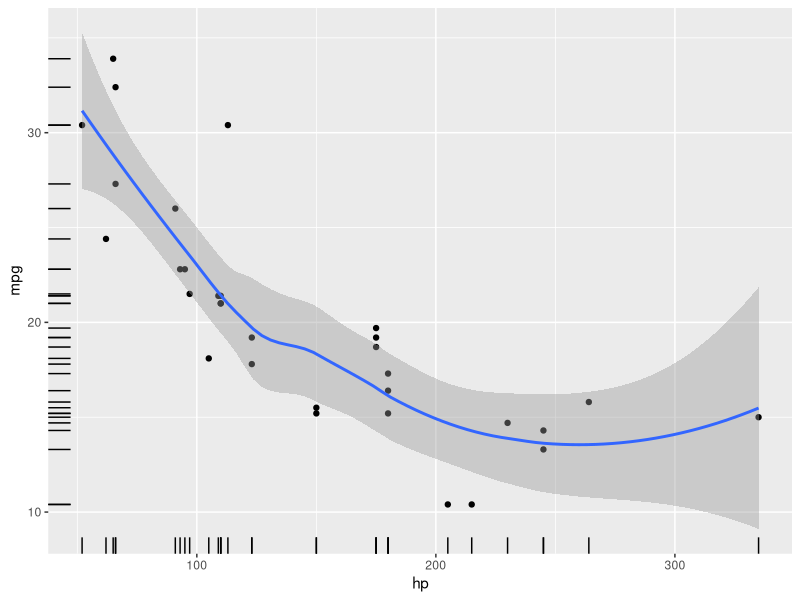
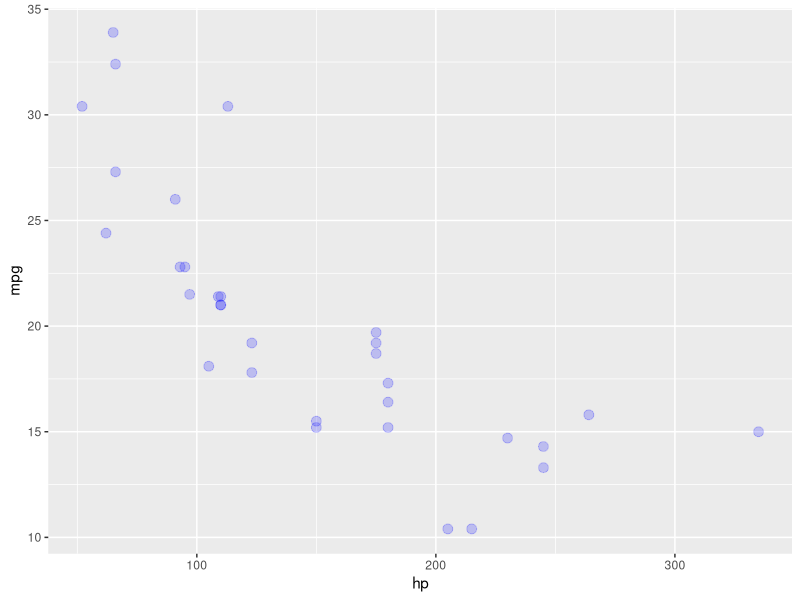
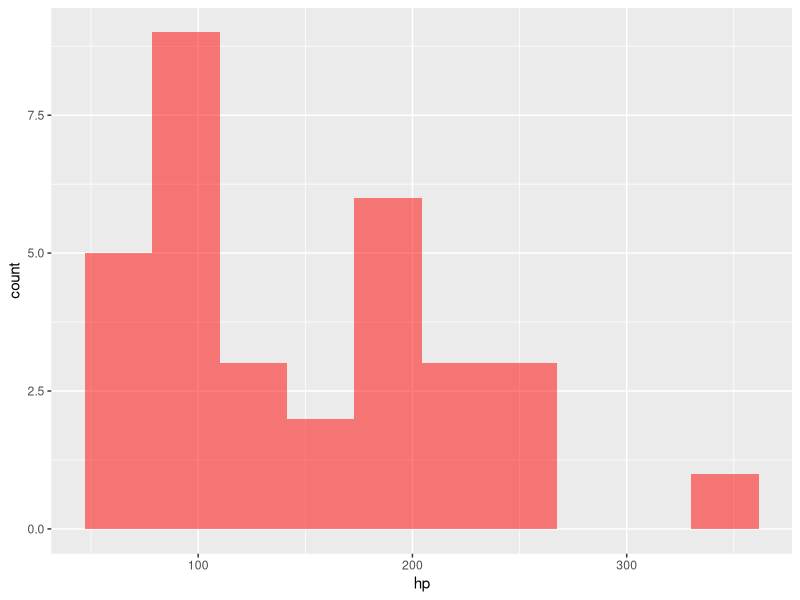
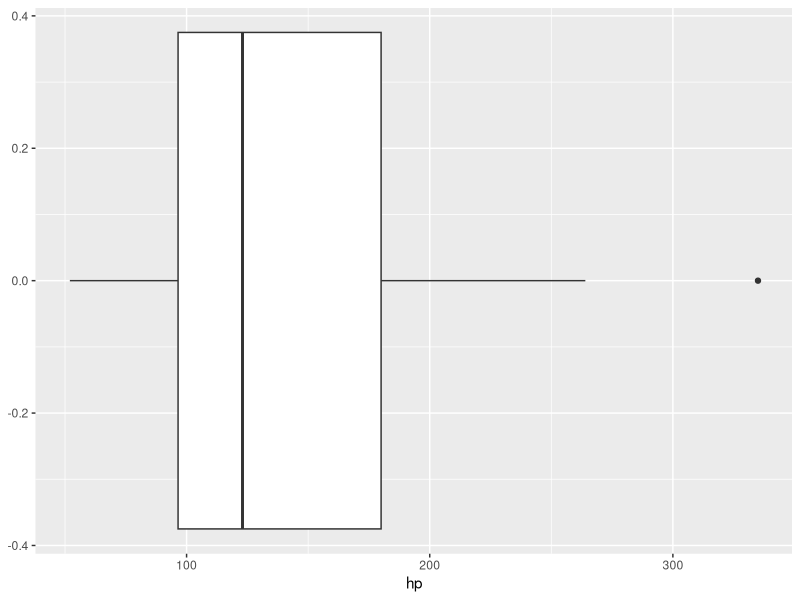
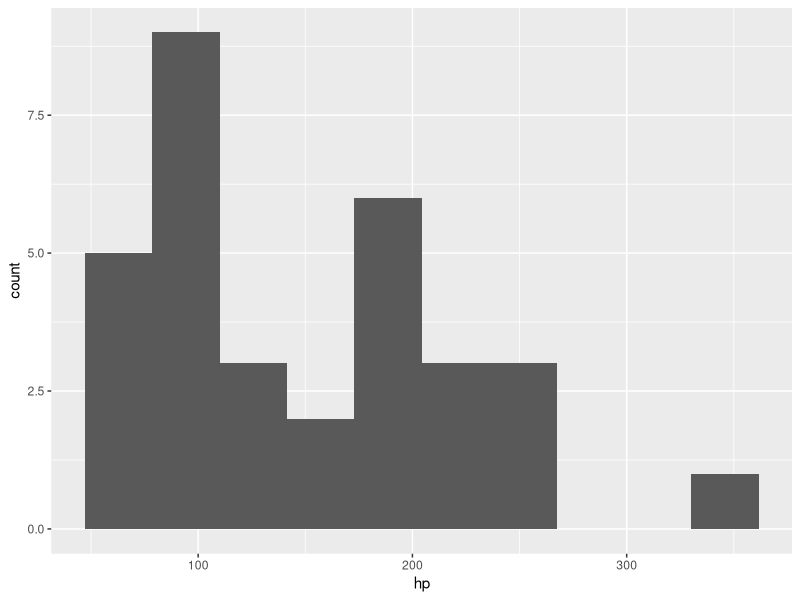
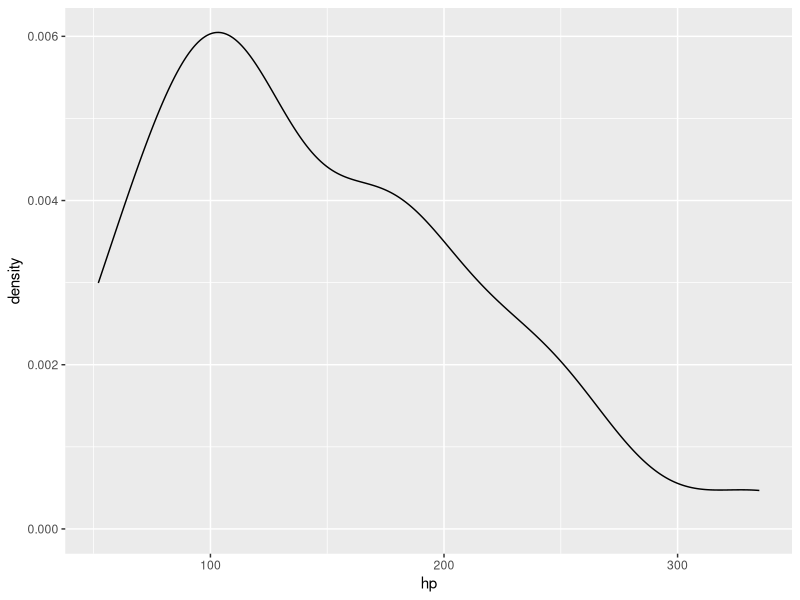
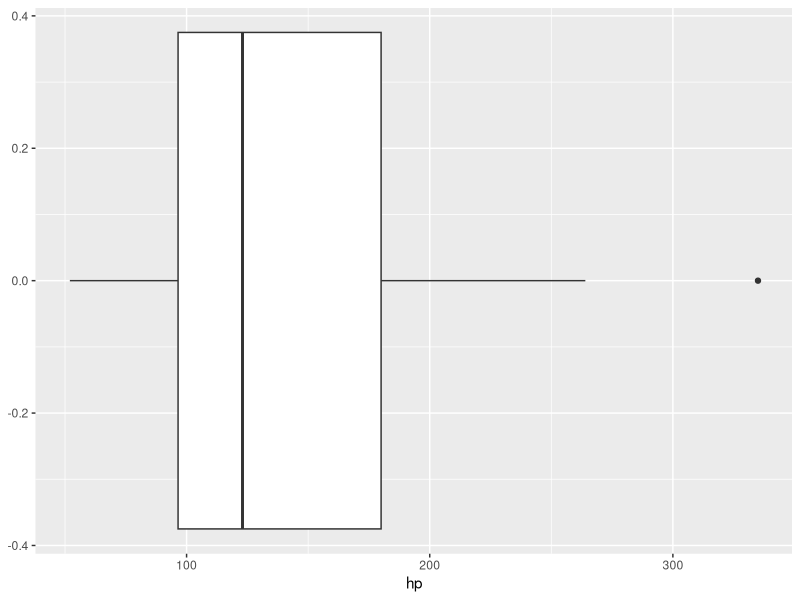
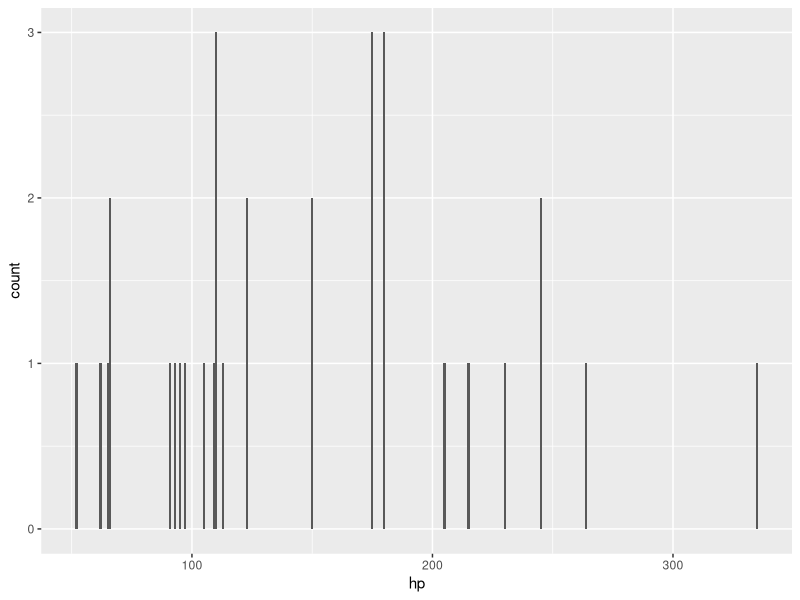

Generate these figures, in order, with R:
library(tidyverse)
ggplot(data = mtcars, mapping = aes(x = hp, y = mpg)) +
  geom_point() +
  geom_smooth() +
  geom_rug()


ggplot(mtcars, aes(hp, mpg)) +
  geom_point(size = 3, col = "blue", alpha = 0.2)

ggplot(mtcars, aes(hp)) +
  geom_histogram(bins = 10, fill = "red", alpha = 0.5)

ggplot(mtcars, aes(hp)) +
  geom_boxplot()

p <- ggplot(mtcars, aes(hp))
p + geom_histogram(bins=10)
p + geom_density()
p + geom_boxplot()
p + geom_bar()


## box plot by group

diamonds %>%
  count(cut)

ggplot(diamonds, aes(cut)) +
  geom_bar(fill = "lightblue")

ggplot(diamonds, aes(cut, fill = color)) +
  geom_bar(position = "dodge")


## scatter plot

set.seed(52)
small_diamons <- sample_n(diamonds, 1000)

ggplot(small_diamons, aes(carat, price)) +
  geom_point() +
  geom_smooth()


## facet

ggplot(small_diamons, aes(carat, price)) +
  geom_point() +
  geom_smooth(method = "lm", col="lightblue") +
  facet_wrap(~color, ncol = 2) +
  theme_minimal() +
  labs(title = "Relationship between carat and price by color",
       x = "carat",
       y = "price USD",
       caption = "source : Diamons from ggplot2 package")
  
#### final example
ggplot(small_diamons, aes(carat, price, col=cut)) +
  geom_point(size=3, alpha = 0.3) +
  facet_wrap(~color, ncol=2) +
  theme_minimal() +
  geom_smooth()




















